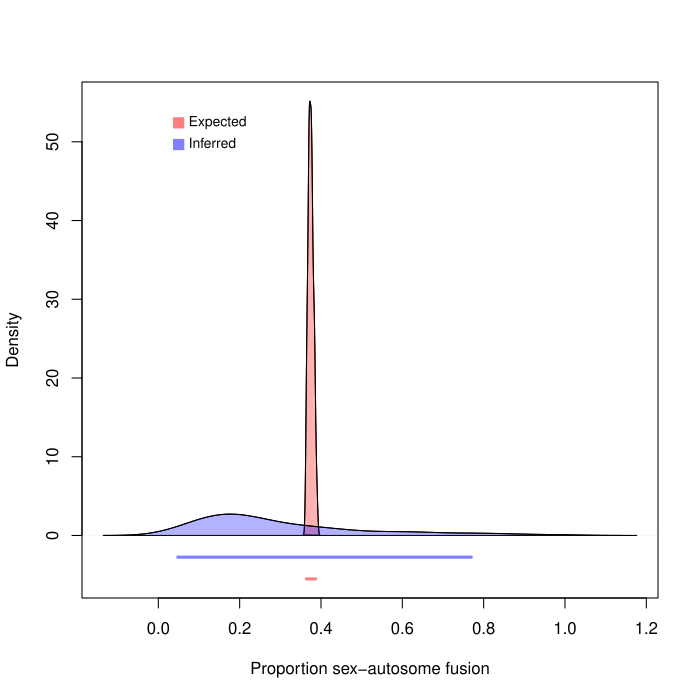

R code for this plot:
# Terrence Sylvester
# 27 October 2020
# pradakshanas@gmail.com

# load libraries
library(phytools)
library(chromePlus)
library(evobiR)
library(coda)
library(diversitree)
library(viridis)
# load helper functions
source("helper.functions.R")
# defininf the number of simulations that will be performed
nsim <- 100
# get data
dat <- GetData(trees = "../data/Trees/posterior.trees.nex",
               data = "../data/chrom.data/chroms.csv")
# read in trees
trees <- read.nexus("../data/Trees/posterior.trees.nex")
# lets try this to orthoptera
dat <- dat[dat$order == "Orthoptera",]
# rename some of the scs for clarity'=
dat$SCS[dat$notes == "X1X1X2X2/X1X2Y1"] <- "XXY"
dat$SCS[dat$notes == "X1X1/X1Y1Y2"] <- "XYY"
dat$SCS[dat$notes == "X1X1X2X2/X1X2Y"] <- "XXY"
dat$SCS[dat$SCS == "XY|homomorphic"] <- "XY"
# isolate those data that we need
dat <- dat[dat$SCS %in% c("XO", "XY", "XXY", "XYY"),]
dat$diploid <- dat$haploid * 2
# remove species that have no chromosome number data
dat <- dat[!(is.na(dat$diploid)),]
# keep these tips only
tree <- keep.tip(trees[[1]], dat$species)
# # simulate a single tree with n number of tips
# tree <- tree.bd(pars=c(3,1), max.taxa=150)
# tree$edge.length <- tree$edge.length/max(branching.times(tree))
# # simulate a trait dataset
# trait <-  simChrom(tree, pars=c(2, 1, 2, 1, 0, 0, 0, 0, .2,  .2, 20, 0),
#          limits = c(10, 30), model = "ChromPlus")
# # lets make sure we have enough transitions from 1 sex chromosome system
# # to the other
# while (sum(trait$binary.state) < 3) {
#   trait <-  simChrom(tree, pars=c(.3, .6, .3, .6, 0, 0, 0, 0, .2,  .3, 20, 1),
#                      limits = c(10, 30), model = "ChromPlus")
# }
# # look at the trait distributution
# trait$binary.state
# trait$chrom.num
# make a data table to hold the species names, chromosome number and
# sex chromosome system
dat.new <-  as.data.frame(matrix(data=NA, nrow = Ntip(tree), ncol = 3))
colnames(dat.new) <- c("SpecisName", "chroms", "scs")
# fill in the data table
dat.new$SpecisName <- dat$species
dat.new$chroms <- dat$diploid
dat.new$scs <- dat$SCS
# now we get the qmatrix and pmatrix
inputs <- get.matrixes(chrom.range = range(dat.new$chroms),
                       Haplodiploidy = T,
                       Neo.sex = F,
                       complex = T,
                       chrom.range.expansion = 1,
                       dat = dat.new,
                       trees = tree)
# this will be the new function to get the matrixes
inputs <- get.matrixes.new(chrom.range = range(dat.new$chroms),
                           Haplodiploidy = T,
                           Neo.sex = F,
                           complex = T,
                           chrom.range.expansion = 1,
                           dat = dat.new,
                           trees = tree,
                           def.rates = list(r1 = 1,
                                            r2 = 2,
                                            r3 = 3,
                                            r4 = 4,
                                            r5 = 5,
                                            r6 = 6,
                                            r7 = 7,
                                            r8 = 8,
                                            r9 = 9,
                                            r10 = 10,
                                            r11 = 11,
                                            r12 = 12))
# get the relavent inputs
qmat <- inputs$qmat
pmat <- inputs$pmat
dat <- inputs$dat
trees <- inputs$trees
states <- inputs$states
karyotypes <- inputs$karyotypes
# perform stochastic mappings
hists <- make.simmap(tree = trees,
                     x = pmat,
                     model = qmat,
                     nsim = nsim,
                     pi = "estimated",
                     Q = "mcmc")
# lets look at a randtom stochastic map
# add colors
cols <- setNames(object = viridis(ncol(pmat)),nm = colnames(pmat))
plot(hists[[sample(1:nsim, 1)]], col = cols)
# get the number of times each transision has occured
counts <- describe.simmap(hists)$count
# get colnames that represent SA, SS and AA fusions
SAfusionColnames.r3 <- vector(mode = "character", length = nrow(qmat))
SAfusionColnames.r4 <- vector(mode = "character", length = nrow(qmat))
SAfusionColnames.r6 <- vector(mode = "character", length = nrow(qmat))
SAfusionColnames.r7 <- vector(mode = "character", length = nrow(qmat))
AAfusionColnames <- vector(mode = "character", length = nrow(qmat))
SSfusionColnames <- vector(mode = "character", length = nrow(qmat))
for(i in 1:nrow(qmat)){
  if(length(which(qmat[i,] == 3)) != 0){
    SAfusionColnames.r3[i] <- paste(rownames(qmat)[i],",",names(which(qmat[i,] == 3)),sep = "")
  }
  if(length(which(qmat[i,] == 4)) != 0){
    SAfusionColnames.r4[i] <- paste(rownames(qmat)[i],",",names(which(qmat[i,] == 4)),sep = "")
  }
  if(length(which(qmat[i,] == 6)) != 0){
    SAfusionColnames.r6[i] <- paste(rownames(qmat)[i],",",names(which(qmat[i,] == 6)),sep = "")
  }
  if(length(which(qmat[i,] == 7)) != 0){
    SAfusionColnames.r7[i] <- paste(rownames(qmat)[i],",",names(which(qmat[i,] == 7)),sep = "")
  }
  if(length(which(qmat[i,] == 2)) != 0){
    AAfusionColnames[i] <- paste(rownames(qmat)[i],",",names(which(qmat[i,] == 2)),sep = "")
  }
  if(length(which(qmat[i,] == 11)) != 0){
    SSfusionColnames[i] <- paste(rownames(qmat)[i],",",names(which(qmat[i,] == 11)),sep = "")
  }
}
# remove those that are empty
SAfusionColnames.r3 <- SAfusionColnames.r3[SAfusionColnames.r3 != ""]
SAfusionColnames.r4 <- SAfusionColnames.r4[SAfusionColnames.r4 != ""]
SAfusionColnames.r6 <- SAfusionColnames.r6[SAfusionColnames.r6 != ""]
SAfusionColnames.r7 <- SAfusionColnames.r7[SAfusionColnames.r7 != ""]
AAfusionColnames <- AAfusionColnames[AAfusionColnames != ""]
SSfusionColnames <- SSfusionColnames[SSfusionColnames != ""]
# get the col number that represent each fusion type
SAfusionCol.r3 <- which(colnames(counts) %in% SAfusionColnames.r3)
SAfusionCol.r4 <- which(colnames(counts) %in% SAfusionColnames.r4)
SAfusionCol.r6 <- which(colnames(counts) %in% SAfusionColnames.r6)
SAfusionCol.r7 <- which(colnames(counts) %in% SAfusionColnames.r7)
AAfusionCol <- which(colnames(counts) %in% AAfusionColnames)
SSfusionCol <- which(colnames(counts) %in% SSfusionColnames)
# get the number of times each fusion has occured
SAfusioncounts.r3 <- rowSums(counts[, c(SAfusionCol.r3)])
SAfusioncounts.r4 <- rowSums(counts[, c(SAfusionCol.r4)])
SAfusioncounts.r6 <- rowSums(counts[, c(SAfusionCol.r6)])
SAfusioncounts.r7 <- rowSums(counts[, c(SAfusionCol.r7)])
AAfusioncounts <- rowSums(counts[, c(AAfusionCol)])
SSfusioncounts <- rowSums(counts[, c(SSfusionCol)])
# get all SA fusion counts
SAfusioncounts <- SAfusioncounts.r3 + SAfusioncounts.r4 + SAfusioncounts.r6 + SAfusioncounts.r7
# get the observed pfSA
obspropSA <- SAfusioncounts/(AAfusioncounts+SAfusioncounts+SSfusioncounts)
obspropSA <- SAfusioncounts/(AAfusioncounts+SAfusioncounts)
# obspropSA <- SAfusioncounts/AAfusioncounts
# remove entries that are either inf or NaN
obspropSA <- obspropSA[!(is.infinite(obspropSA) | is.nan(obspropSA))]
# now we get the expected pfsa
# make a table to hold the pfsa given scs and chrom number
pfSA.tab <- as.data.frame(matrix(data = NA, nrow = length(karyotypes), ncol = 2))
colnames(pfSA.tab) <- c("state", "pfsa")
for(i in 1:length(karyotypes)){
  # for XO / ZO
  if(gsub(pattern = "[0-9]",x= karyotypes[i], replacement = "") %in% c("XO", "ZO")){
    pfSA.tab$state[i] <- karyotypes[i]
    pfSA.tab$pfsa[i] <- Pfsa(Da = as.numeric(gsub(pattern = "[A-z]",
                                                  x= karyotypes[i] ,
                                                  replacement = "")),
                             scs = "XO")
  }
  # for XY / ZW
  if(gsub(pattern = "[0-9]",x= karyotypes[i], replacement = "") %in% c("XY", "ZW")){
    pfSA.tab$state[i] <- karyotypes[i]
    pfSA.tab$pfsa[i] <- Pfsa(Da = as.numeric(gsub(pattern = "[A-z]",
                                                  x= karyotypes[i] ,
                                                  replacement = "")),
                             scs = "XY")
  }
  # for Neo.XY / Neo.ZW
  if(gsub(pattern = "[0-9]",x= karyotypes[i], replacement = "") %in% c("Neo.XY", "Neo.ZW")){
    pfSA.tab$state[i] <- karyotypes[i]
    pfSA.tab$pfsa[i] <- Pfsa(Da = as.numeric(gsub(pattern = "[A-z]",
                                                  x= karyotypes[i] ,
                                                  replacement = "")),
                             scs = "XY")
  }
  # for XXY / ZZW
  if(gsub(pattern = "[0-9]",x= karyotypes[i], replacement = "") %in% c("XXY","ZZW")){
    pfSA.tab$state[i] <- karyotypes[i]
    pfSA.tab$pfsa[i] <- Pfsa(Da = as.numeric(gsub(pattern = "[A-z./]",
                                                  x= karyotypes[i] ,
                                                  replacement = "")),
                             scs = "XXY")
  }
  # for XYY / ZWW
  if(gsub(pattern = "[0-9]",x= karyotypes[i], replacement = "") %in% c("XYY", "ZWW")){
    pfSA.tab$state[i] <- karyotypes[i]
    pfSA.tab$pfsa[i] <- Pfsa(Da = as.numeric(gsub(pattern = "[A-z./]",
                                                  x= karyotypes[i] ,
                                                  replacement = "")),
                             scs = "XYY")
  }
}
# get the expeveted pSA
expSA <- vector(mode = "numeric", length = length(karyotypes))
for(i in 1:nsim){
  times <- describe.simmap(hists[[i]])$times[2, -(nrow(states)+1)]
  expSA[i] <- sum(times * pfSA.tab$pfsa)
}
# lets plot
# clear any previous plots
dev.off()
# get the densities of expected and observed pfsa
den.exp <- density(expSA)
den.obs <- density(obspropSA)
# define the limits of the plot region
xlim <- c(min(den.exp$x, den.obs$x), max(den.exp$x, den.obs$x))
ymax <- max(den.exp$y, den.obs$y)
ymin <- 0 - (ymax *.1)
ylim <- c(ymin, ymax)
plot(den.exp,
     xlim = xlim,
     ylim = ylim,
     main = "",
     xlab = "Proportion sex-autosome fusion",
     cex.axis = 1, cex.lab = 1)
polygon(den.exp,
        col = rgb(1, 0, 0, .3))
lines(den.obs)
polygon(den.obs,
        col = rgb(0, 0, 1, .3))
# make legend
xpoint <- rep(0.05,2)
points(x = xpoint,
       y = c((ymax - ymax * .05), (ymax - ymax * .1)),
       pch = 15,
       col = c(rgb(1, 0, 0, .5),
               rgb(0, 0, 1, .5)),
       cex = 1.5)
text(x = xpoint,
     y = c((ymax - ymax * .05), (ymax - ymax * .1)),
     labels = c("Expected", "Inferred"),
     pos = 4,cex = .8)
# get the HPD intervals
HPDobsPsa <- HPDinterval(as.mcmc(obspropSA))
HPDexpPsa <- HPDinterval(as.mcmc(expSA))
# plot the HPD intervals
# expected
segments(x0 = HPDexpPsa[,1],
         x1 = HPDexpPsa[,2],
         y0 = ymin,
         y1 = ymin,
         col = rgb(1, 0, 0, .5),
         lwd = 3)
# observed
segments(x0 = HPDobsPsa[,1],
         x1 = HPDobsPsa[,2],
         y0 = ymin/2,
         y1 = ymin/2,
         col = rgb(0, 0, 1, .5),
         lwd = 3)

# save results
save.image("../results/pfsa.complex.model.RData")
